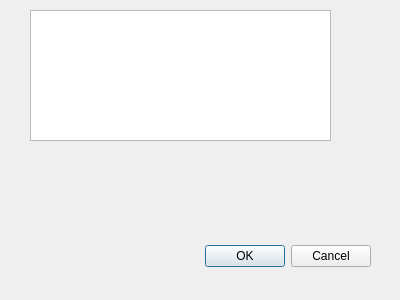
<?xml version="1.0" encoding="UTF-8"?>
<ui version="4.0">
 <class>Dialog</class>
 <widget class="QDialog" name="Dialog">
  <property name="geometry">
   <rect>
    <x>0</x>
    <y>0</y>
    <width>400</width>
    <height>300</height>
   </rect>
  </property>
  <property name="windowTitle">
   <string>Dialog</string>
  </property>
  <widget class="QDialogButtonBox" name="buttonBox">
   <property name="geometry">
    <rect>
     <x>30</x>
     <y>240</y>
     <width>341</width>
     <height>32</height>
    </rect>
   </property>
   <property name="orientation">
    <enum>Qt::Horizontal</enum>
   </property>
   <property name="standardButtons">
    <set>QDialogButtonBox::Cancel|QDialogButtonBox::Ok</set>
   </property>
  </widget>
  <widget class="QListView" name="listView">
   <property name="geometry">
    <rect>
     <x>30</x>
     <y>10</y>
     <width>301</width>
     <height>131</height>
    </rect>
   </property>
  </widget>
 </widget>
 <resources/>
 <connections>
  <connection>
   <sender>buttonBox</sender>
   <signal>accepted()</signal>
   <receiver>Dialog</receiver>
   <slot>accept()</slot>
   <hints>
    <hint type="sourcelabel">
     <x>248</x>
     <y>254</y>
    </hint>
    <hint type="destinationlabel">
     <x>157</x>
     <y>274</y>
    </hint>
   </hints>
  </connection>
  <connection>
   <sender>buttonBox</sender>
   <signal>rejected()</signal>
   <receiver>Dialog</receiver>
   <slot>reject()</slot>
   <hints>
    <hint type="sourcelabel">
     <x>316</x>
     <y>260</y>
    </hint>
    <hint type="destinationlabel">
     <x>286</x>
     <y>274</y>
    </hint>
   </hints>
  </connection>
 </connections>
</ui>
